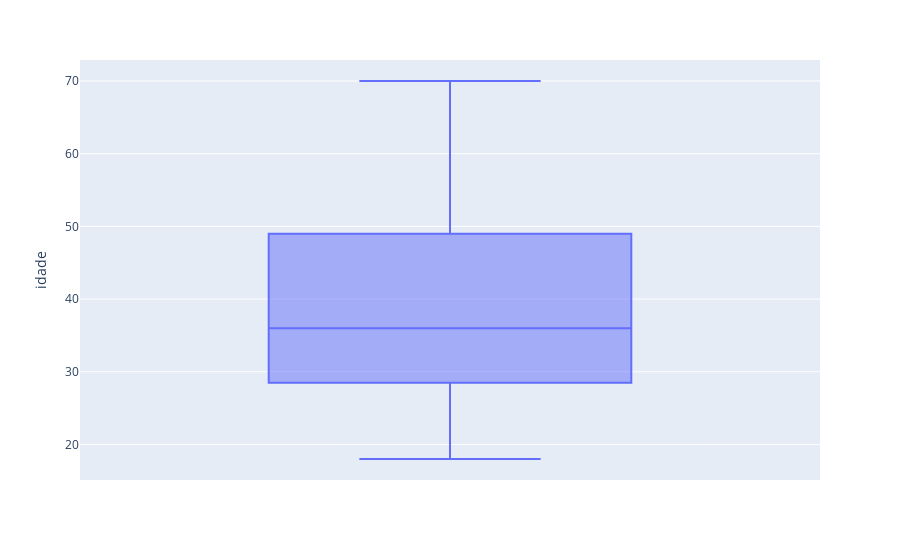

The notebook cell saved with this chart:
### Code cell
boxplot = px.box(df, y="idade")
boxplot.show()

### Figure 1 — Plotly figure (JSON) as saved in the notebook; plotly's stock layout.template omitted (floating-point values rounded to 4 significant figures; data arrays with more than 128 entries replaced by an {"elided": "..."} marker saying what was removed)
{"data": [{"alignmentgroup": "True", "hovertemplate": "idade=%{y}<extra></extra>", "legendgroup": "", "marker": {"color": "#636efa"}, "name": "", "notched": false, "offsetgroup": "", "orientation": "v", "showlegend": false, "type": "box", "x0": " ", "xaxis": "x", "y": {"elided": "200 int values"}, "y0": " ", "yaxis": "y"}], "layout": {"boxmode": "group", "legend": {"tracegroupgap": 0}, "margin": {"t": 60}, "xaxis": {"anchor": "y", "domain": [0, 1]}, "yaxis": {"anchor": "x", "domain": [0, 1], "title": {"text": "idade"}}}}
